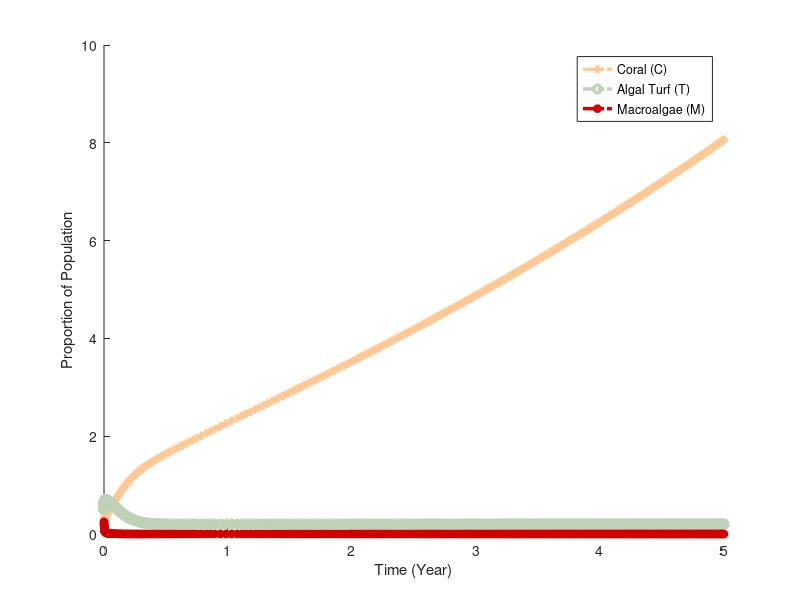

This figure's MATLAB source:


r = 10;
d = 2; %unknown
a = 0.1; %unknown
gamma = 0.8; %unknown
g = 10;
beta = 21; %unknown
kapa = 0.6; %known but not used
mu = 0.22;
h = 0.3; %<----CONTROL VARIABLE FOR GAME THEORY
alpha = 1;
q = 0.47;
sigma = 0.01; %unknown

g = @(P) (alpha*P)/beta;

% set up DFE
% dC/dt = rTC + sigmaPC - C(aM + d) #ignore sigmaPC for now
% dP/dt = qP(1-P/betaC) + kapaP - (h + mu)P #remove kapaP, so  = qP(1-P/betaC) - (h + mu)P
% dT/dt = dC + (g(P)M)/(M + T) - (rC + gammaM)T
% dM/dt = aMC + gammaMT - (g(P)M)/(M + T)
%
% C = y(1), P = y(2), T = y(3), M = y(4)
f = @(t,y) [r*y(3)*y(1) + sigma*y(2)*y(1) - y(1)*(a*y(4) + d),
            q*y(2)*(1-(y(2)/(beta*y(1)))) - (h+mu)*y(2), 
            d*y(1) + (g(y(2))*y(4))/(y(4)+y(3)) - (r*y(1) + gamma*y(4))*y(3),
            a * y(4)*y(1) + gamma*y(4)*y(3) - (g(y(2))*y(4))/(y(4)+y(3))];

C = 1/4;
P = 10000;
T = 1/2;
M = 1/4;
        
  
% solve with ODE 45
[t,ya] = ode45(f, [0 5], [C, P, T, M]);

% graph
figure
hold on
plot(t, ya(:,1), '+-.', 'Color', '#FFC996', 'Linewidth', 2.5)
%plot(t, ya(:,2), 'x-.', 'Color', '#A7D0CD', 'Linewidth', 2.5)
plot(t, ya(:,3), 'o-.', 'Color', '#BDD2B6', 'Linewidth', 2.5)
plot(t, ya(:,4), '*-.', 'Color', '#CF0000', 'Linewidth', 2.5)
legend('Coral (C)', 'Algal Turf (T)', 'Macroalgae (M)')
%legend('Coral (C)', 'Parrotfish (P)', 'Algal Turf (T)', 'Macroalgae (M)')
xlabel('Time (Year)')
ylabel('Proportion of Population')
